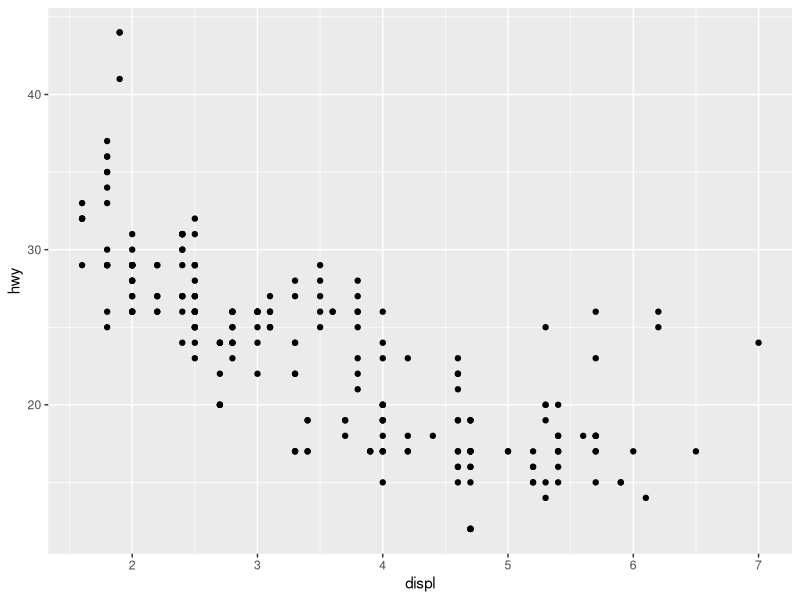
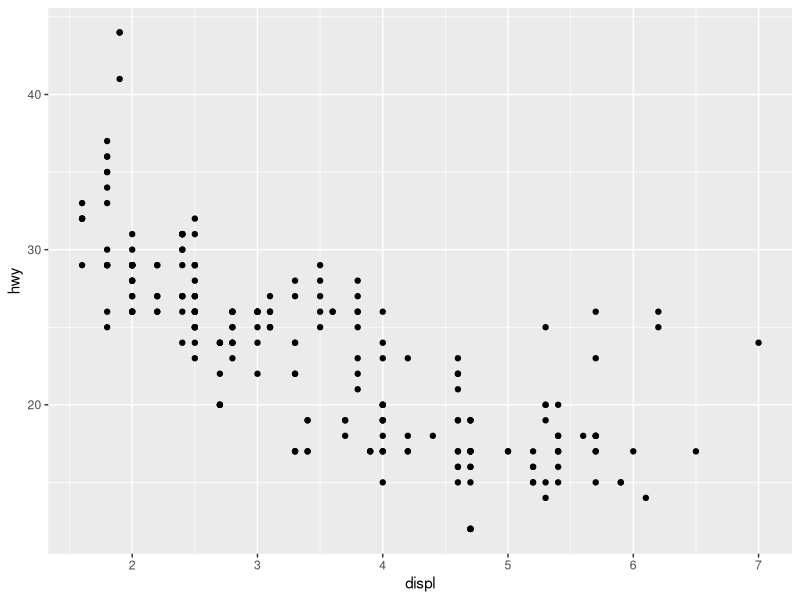
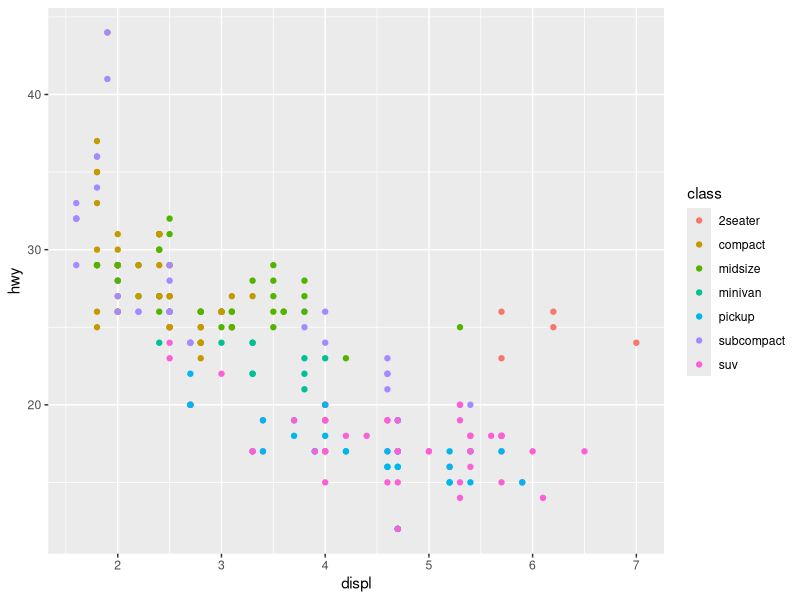
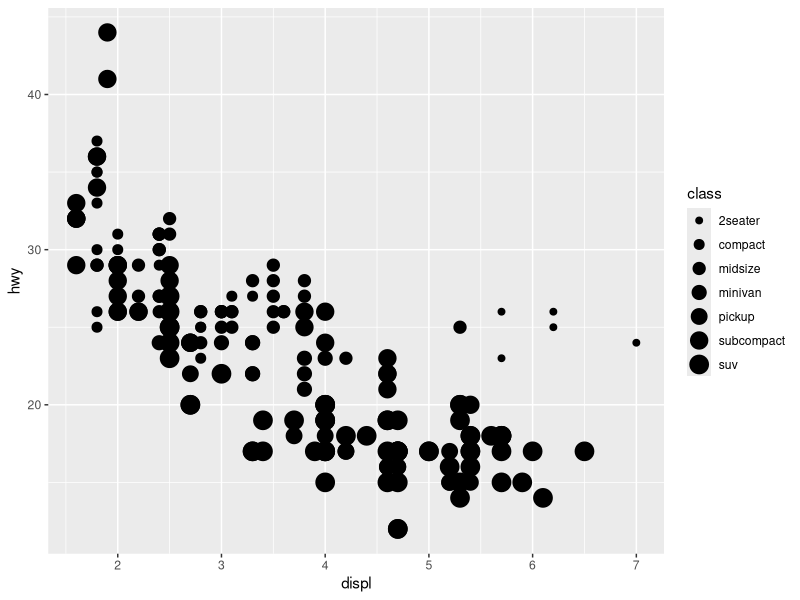
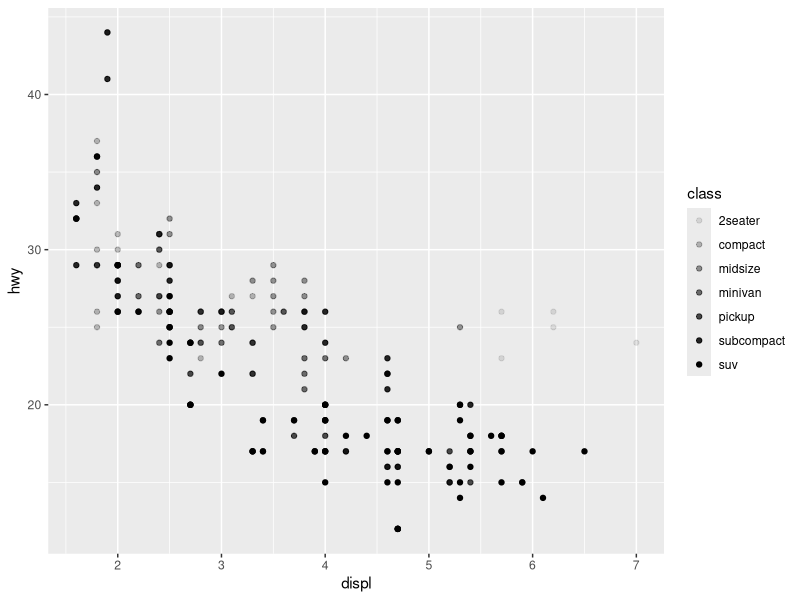
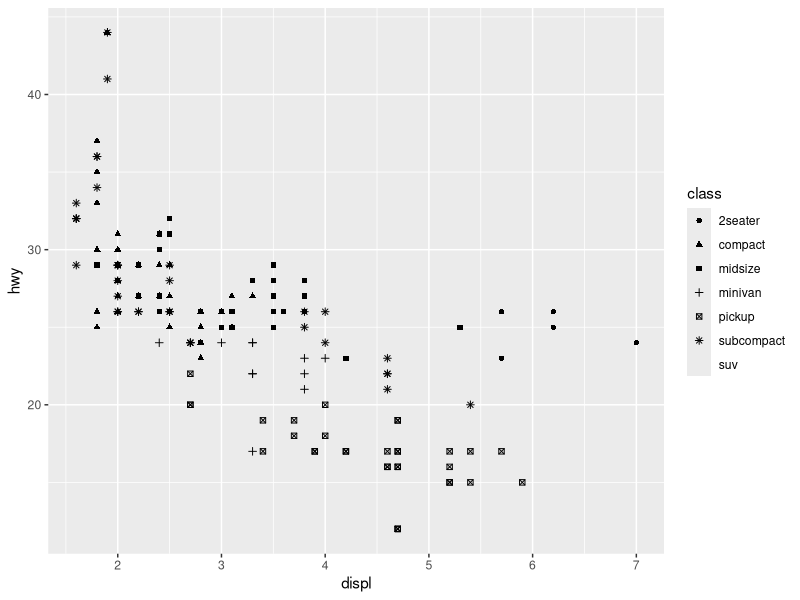
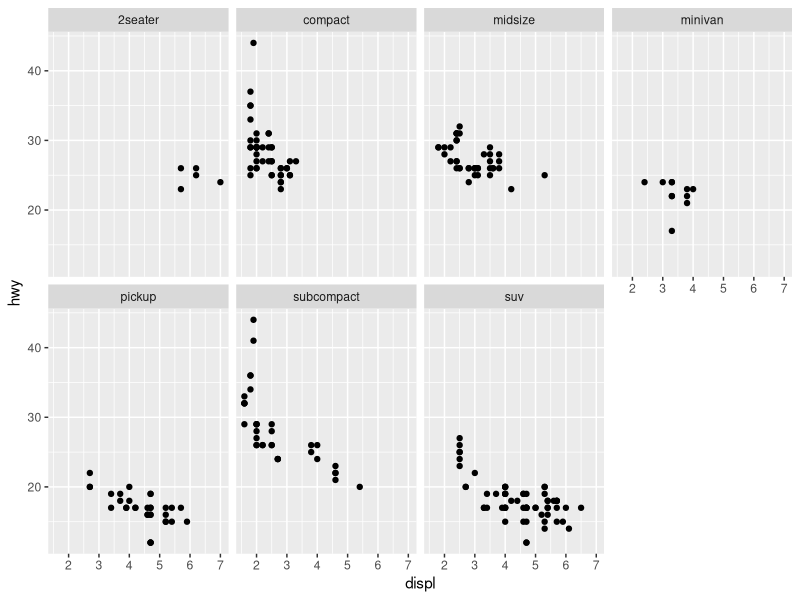
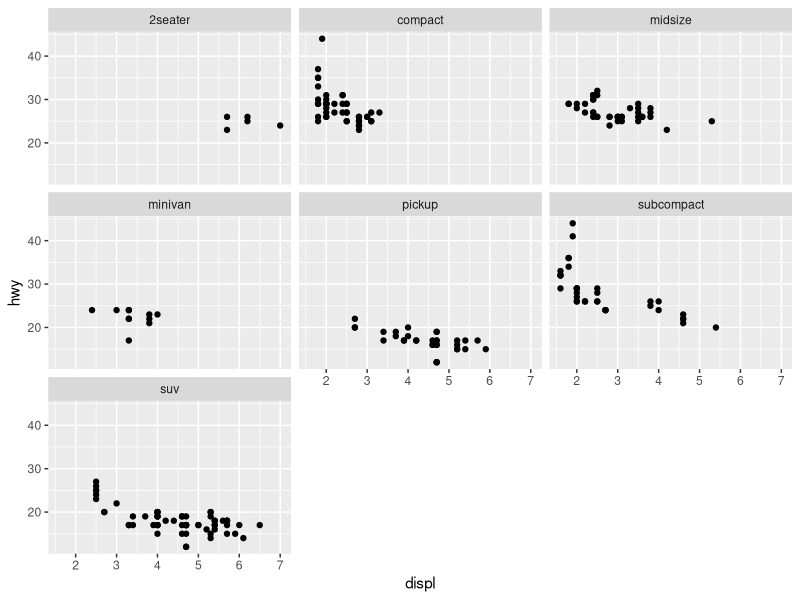

The R script that drew these images, in order:
#  This follows chapter 3 in r4ds


library(ggplot2)
library(dplyr)

mpg


ggplot(data = mpg) + 
  geom_point(mapping = aes(x = displ, y = hwy))

mpg %>%  ggplot + 
  geom_point(mapping = aes(x = displ, y = hwy))



# <DATA> %>% ggplot + 
#   <GEOM_FUNCTION>(mapping = aes(<MAPPINGS>))


ggplot(data = mpg) + 
  geom_point(mapping = aes(x = displ, y = hwy, color = class))

ggplot(data = mpg) + 
  geom_point(mapping = aes(x = displ, y = hwy, size = class))

ggplot(data = mpg) + 
  geom_point(mapping = aes(x = displ, y = hwy, alpha = class))

ggplot(data = mpg) + 
  geom_point(mapping = aes(x = displ, y = hwy, shape = class))

# aes = aesthetic properties  

# aesthetic |es�THetik| (also esthetic)
# adjective
# concerned with beauty or the appreciation of beauty: the pictures give great aesthetic pleasure.
# �� giving or designed to give pleasure through beauty; of pleasing appearance.
# noun [ in sing. ]
# a set of principles underlying and guiding the work of a particular artist or artistic movement: the Cubist aesthetic.

# faceting:

ggplot(data = mpg) + 
  geom_point(mapping = aes(x = displ, y = hwy)) + 
  facet_wrap(~ class, nrow = 2)

ggplot(data = mpg) + 
  geom_point(mapping = aes(x = displ, y = hwy)) + 
  facet_wrap(~ class)

ggplot(data = mpg) + 
  geom_point(mapping = aes(x = displ, y = hwy)) + 
  facet_grid(~ class)


ggplot(data = mpg) + 
  geom_point(mapping = aes(x = displ, y = hwy)) + 
  facet_grid(class ~ cyl)




# Compare these two plots:

ggplot(data = mpg) + 
  geom_point(mapping = aes(x = displ, y = hwy)) + 
  facet_wrap(~ class, nrow = 2)

ggplot(data = mpg) + 
  geom_point(mapping = aes(x = displ, y = hwy, color = class))




#geoms

# compare these two plots

# left
ggplot(data = mpg) + 
  geom_point(mapping = aes(x = displ, y = hwy))

# right
ggplot(data = mpg) + 
  geom_smooth(mapping = aes(x = displ, y = hwy))


ggplot(data = mpg) + 
  geom_smooth(mapping = aes(x = displ, y = hwy, linetype = drv))


ggplot(data = mpg) + 
  geom_smooth(mapping = aes(x = displ, y = hwy, color = drv))+ 
  geom_point(mapping = aes(x = displ, y = hwy, color = drv))


# lots of geoms: 
# http://r4ds.had.co.nz/images/visualization-geoms-2.png
# http://r4ds.had.co.nz/images/visualization-geoms-3.png
# http://r4ds.had.co.nz/images/visualization-geoms-4.png

#  Lots of extensions!  
# http://www.ggplot2-exts.org/gallery/    (and more not listed here)

# here is a cheat sheet!  https://www.rstudio.com/wp-content/uploads/2015/03/ggplot2-cheatsheet.pdf


# here is the "theory" behind ggplot...
# source:  http://sctyner.github.io/ggplot_tutorial.html#1 


# gg = grammar of graphics.

# The grammar's "Parts of Speech"
# Data (noun/subject)
# Aesthetic mappings (adjectives)
# Geom (verb)
# Stat (adverb)
# Position (preposition)

# "Sentences" and "Paragraphs"
# All components combine to make a layer (sentence)
# Can places layers on top of each other (paragraph)
# String it all together with + (punctuation)




# there is a lot more if you are interested...
#  below is a template.  
#   I've never used stat or coordinate function... perhaps less useful... 
#   perhaps I haven't made it there yet.
# ggplot(data = <DATA>) + 
#   <GEOM_FUNCTION>(
#     mapping = aes(<MAPPINGS>),
#     stat = <STAT>, 
#     position = <POSITION>
#   ) +
#   <COORDINATE_FUNCTION> +
#   <FACET_FUNCTION>